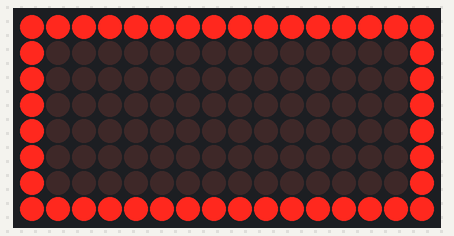
Recording of a program running on a simulated Raspberry Pi (BCM pin numbers). Shown: 16×8 LED matrix. At 20.0 s the program stops and its outputs stay as they are.

Above: at 0.05 s.
At 2.37 s:
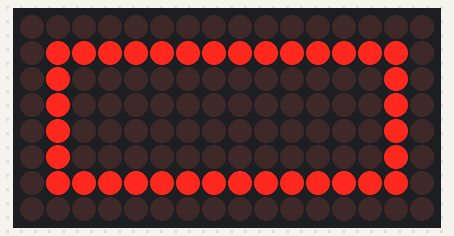
At 4.69 s:
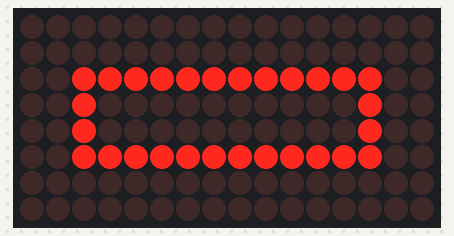
At 9.43 s:
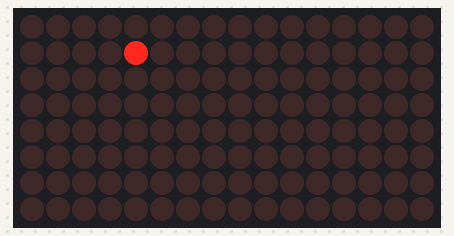
At 14.17 s:
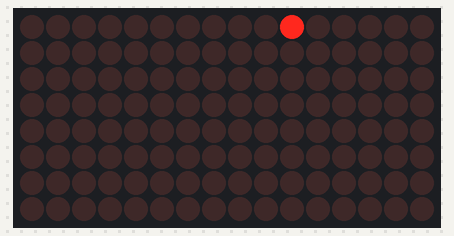
At 18.9 s:
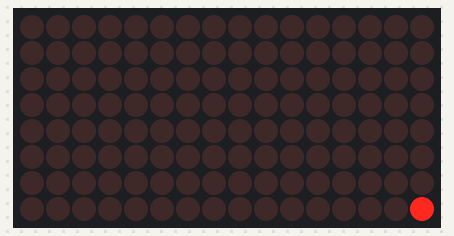

The program:

draw.py
```python
#!/usr/bin/env python
# -*- coding: UTF-8 -*-

import datetime
import time
import random

from luma.led_matrix.device import max7219
from luma.core.interface.serial import spi, noop
from luma.core.legacy import text, show_message
from luma.core.legacy.font import proportional, CP437_FONT, TINY_FONT, SINCLAIR_FONT, LCD_FONT
from luma.core.render import canvas

SPEED=0.1

def box(device, i):
    #print i
    with canvas(device) as draw:
        draw.rectangle((i,i,15-i,7-i), outline="white", fill="black")
    time.sleep(SPEED)

def rect(device):
    for i in range(0,3):
        box(device,i)
    for i in range(3,0,-1):
        box(device,i)

def rects(dev):
    for i in range(10):
        rect(dev)

def create_device():
    serial = spi(port=0, device=0, gpio=noop())
    device = max7219(serial,
                     cascaded=2,
                     block_orientation=90,
                     rotate=2)
    return device

def point(dev, xy):
    with canvas(dev) as draw:
        draw.point(xy, fill="white")
    time.sleep(SPEED)


def flying_point(dev):
    point(dev, (0,0))
    point(dev, (0,1))
    point(dev, (0,2))
    point(dev, (0,3))
    point(dev, (0,4))
    point(dev, (0,5))
    point(dev, (0,6))
    point(dev, (0,7))

    point(dev, (1,0))
    point(dev, (1,1))
    point(dev, (1,2))
    point(dev, (1,3))
    point(dev, (1,4))
    point(dev, (1,5))
    point(dev, (1,6))
    point(dev, (1,7))

    point(dev, (2,0))
    point(dev, (2,1))
    point(dev, (2,2))
    point(dev, (2,3))
    point(dev, (2,4))
    point(dev, (2,5))
    point(dev, (2,6))
    point(dev, (2,7))

    point(dev, (3,0))
    point(dev, (3,1))
    point(dev, (3,2))
    point(dev, (3,3))
    point(dev, (3,4))
    point(dev, (3,5))
    point(dev, (3,6))
    point(dev, (3,7))

    point(dev, (4,0))
    point(dev, (4,1))
    point(dev, (4,2))
    point(dev, (4,3))
    point(dev, (4,4))
    point(dev, (4,5))
    point(dev, (4,6))
    point(dev, (4,7))

    point(dev, (5,0))
    point(dev, (5,1))
    point(dev, (5,2))
    point(dev, (5,3))
    point(dev, (5,4))
    point(dev, (5,5))
    point(dev, (5,6))
    point(dev, (5,7))

    point(dev, (6,0))
    point(dev, (6,1))
    point(dev, (6,2))
    point(dev, (6,3))
    point(dev, (6,4))
    point(dev, (6,5))
    point(dev, (6,6))
    point(dev, (6,7))

    point(dev, (7,0))
    point(dev, (7,1))
    point(dev, (7,2))
    point(dev, (7,3))
    point(dev, (7,4))
    point(dev, (7,5))
    point(dev, (7,6))
    point(dev, (7,7))

    point(dev, (8,0))
    point(dev, (8,1))
    point(dev, (8,2))
    point(dev, (8,3))
    point(dev, (8,4))
    point(dev, (8,5))
    point(dev, (8,6))
    point(dev, (8,7))

    point(dev, (9,0))
    point(dev, (9,1))
    point(dev, (9,2))
    point(dev, (9,3))
    point(dev, (9,4))
    point(dev, (9,5))
    point(dev, (9,6))
    point(dev, (9,7))

    point(dev, (10,0))
    point(dev, (10,1))
    point(dev, (10,2))
    point(dev, (10,3))
    point(dev, (10,4))
    point(dev, (10,5))
    point(dev, (10,6))
    point(dev, (10,7))

    point(dev, (11,0))
    point(dev, (11,1))
    point(dev, (11,2))
    point(dev, (11,3))
    point(dev, (11,4))
    point(dev, (11,5))
    point(dev, (11,6))
    point(dev, (11,7))

    point(dev, (12,0))
    point(dev, (12,1))
    point(dev, (12,2))
    point(dev, (12,3))
    point(dev, (12,4))
    point(dev, (12,5))
    point(dev, (12,6))
    point(dev, (12,7))

    point(dev, (13,0))
    point(dev, (13,1))
    point(dev, (13,2))
    point(dev, (13,3))
    point(dev, (13,4))
    point(dev, (13,5))
    point(dev, (13,6))
    point(dev, (13,7))

    point(dev, (14,0))
    point(dev, (14,1))
    point(dev, (14,2))
    point(dev, (14,3))
    point(dev, (14,4))
    point(dev, (14,5))
    point(dev, (14,6))
    point(dev, (14,7))

    point(dev, (15,0))
    point(dev, (15,1))
    point(dev, (15,2))
    point(dev, (15,3))
    point(dev, (15,4))
    point(dev, (15,5))
    point(dev, (15,6))
    point(dev, (15,7))


if __name__ == "__main__":
    dev = create_device()
    rects(dev)
    flying_point(dev)

    time.sleep(1)
    dev.cleanup()
```

Measured:
- what the display in image 5 shows lasts 1.1 s, from 18.9 s to 20.0 s
